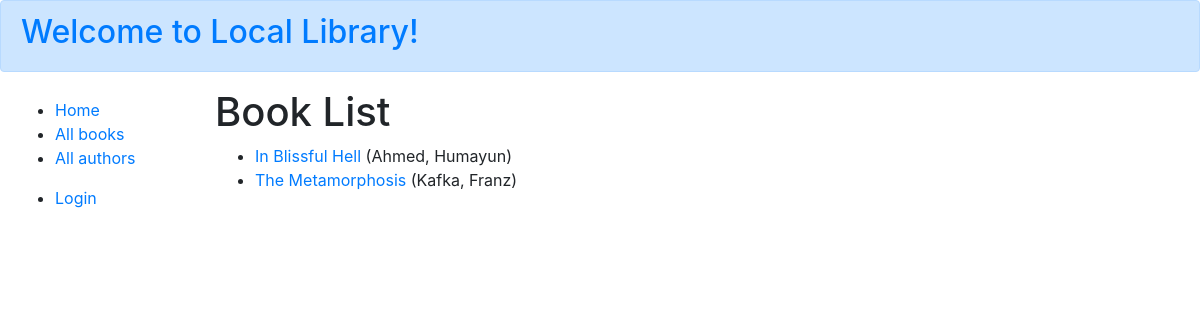
/catalog/books/, run on an earlier commit of the app's database.
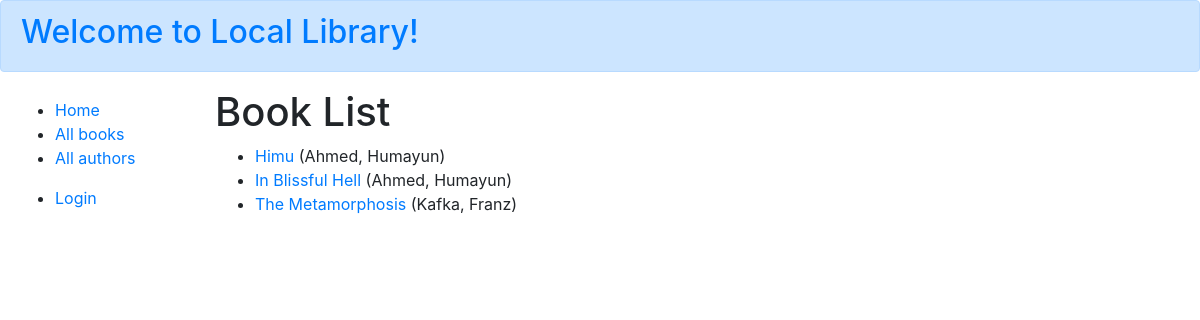
And on a later commit of the database.
### catalog/models.py (models this page shows, shortened)
class Book(models.Model):
    image = models.ImageField(null=True, blank=True, default='default_book.png')
    title = models.CharField(max_length=200)
    author = models.ForeignKey('Author', on_delete=models.SET_NULL, null=True)
    summary = models.TextField(
        max_length=1000, help_text="Enter a brief description of the book")
    isbn = models.CharField('ISBN', max_length=13,
                            unique=True,
                            help_text='13 Character <a href="https://www.isbn-international.org/content/what-isbn'
                                      '">ISBN number</a>')
    genre = models.ManyToManyField(
        Genre, help_text="Select a genre for this book")
    language = models.CharField(max_length=200, null=True, blank=True)
    class Meta:
        ordering = ['title', 'author']
    def display_genre(self):
        """Creates a string for the Genre. This is required to display genre in Admin."""
        return ', '.join([genre.name for genre in self.genre.all()[:3]])
    display_genre.short_description = 'Genre'
    def get_absolute_url(self):
        return reverse('book-detail', args=[str(self.id)])

class Author(models.Model):
    profile_picture = models.ImageField(help_text="Profile Picture", null=True, blank=True, default='default_author.jpg')
    first_name = models.CharField(max_length=100)
    last_name = models.CharField(max_length=100)
    date_of_birth = models.DateField(null=True, blank=True)
    date_of_death = models.DateField('died', null=True, blank=True)
    biography = models.TextField(
    max_length=1000, null=True, blank=True, help_text="Enter a brief description about the author")
    class Meta:
        ordering = ['last_name', 'first_name']
    def __str__(self):
        return '{0}, {1}'.format(self.last_name, self.first_name)

### catalog/views.py (the view)
# urls.py: path('books/', views.BookListView.as_view(), name='books'),
class BookListView(generic.ListView):
    model = Book
    paginate_by = 10

### catalog/templates/catalog/book_list.html
{% extends "base_generic.html" %}
{% block content %}
<h1>Book List</h1>
{% if book_list %}
<ul>
  {% for book in book_list %}
  <li>
    <a href="{{ book.get_absolute_url }}">{{ book.title }}</a> ({{book.author}})
  </li>
  {% endfor %}
</ul>
{% else %}
<p>There are no books in the library.</p>
{% endif %}
{% endblock %}

What changed in the data, as far as the page shows it:
added Book: title "Himu", author "Ahmed, Humayun"
